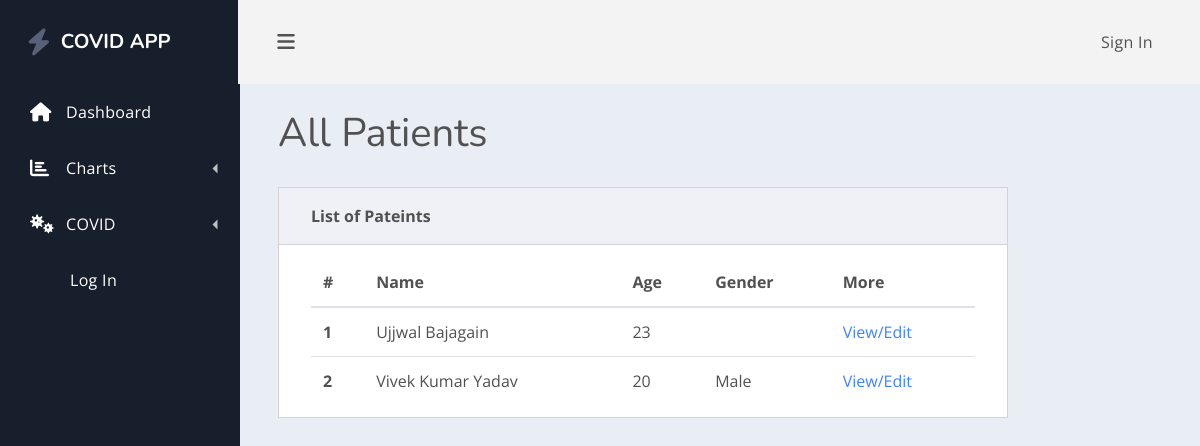
/listpatient/, run on an earlier commit of the app's database.
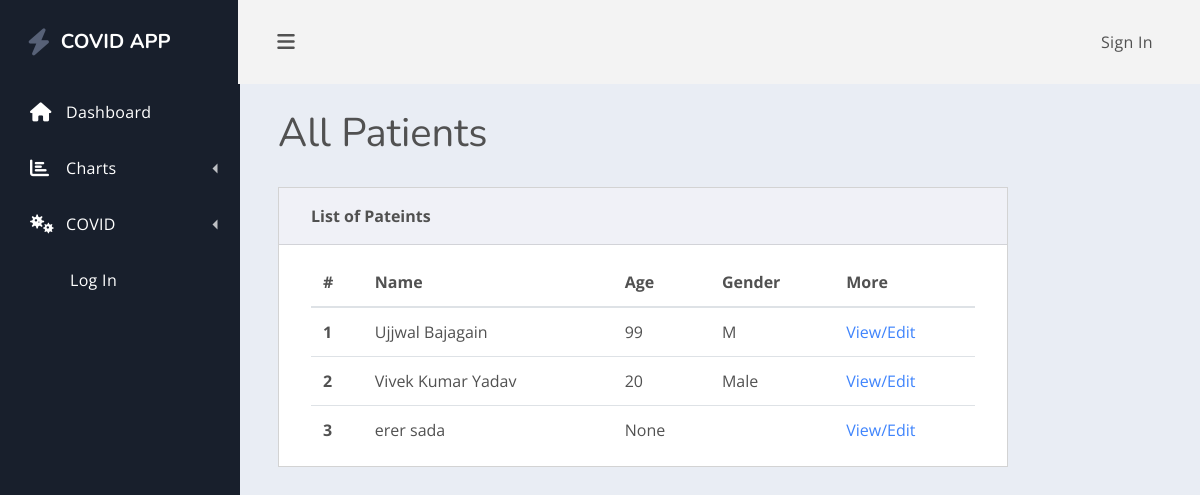
And on a later commit of the database.
### healthcare/models.py (models this page shows)
class Patient(models.Model):
    GENDER_CHOICES = [('M', 'Male'), ('F', 'Female'), ('O', 'Other'),('NA', 'I do not wish to say')]
    user = models.OneToOneField(User, null=True,blank=True, on_delete=models.CASCADE)
    first_Name = models.CharField(max_length= 200, null= True)
    last_Name = models.CharField(max_length= 200, null= True)
    phone = models.CharField(max_length= 200, null= True)
    email = models.CharField(max_length=200, null= True)
    address = models.CharField(max_length=500, null= True)
    date_created = models.DateField(auto_now_add = True)
    birth_date = models.DateTimeField(blank= True, null= True)
    age = models.DecimalField(decimal_places=0, max_digits=50, null=True)
    gender = models.CharField(max_length=2, choices=GENDER_CHOICES, blank= True)
    height = models.CharField(max_length=10, default='0.00 ft')
    weight = models.CharField(max_length=10, default='0.00 lbs')
    allergies = models.CharField(max_length=200, null=True)
    emergency_contact_name = models.CharField(max_length=200, null=True)
    emergency_contact_phone = models.CharField( max_length=200, null=True)
    emergency_contact_address = models.CharField(max_length=200, null=True)
    insurance_provider = models.CharField(max_length=200, null=True)
    def __str__(self):
        if (self.first_Name and self.last_Name):
            display = (self.first_Name + " " + self.last_Name)
        else:
            display = str(self.date_created)
        return display

### healthcare/views.py (the view)
# urls.py: path('listpatient/', views.listPatient, name="listPatient"),
def listPatient(request):
    patients = Patient.objects.all()
    context = {'patients': patients}
    return render(request, 'healthcare/listPatient.html', context)

### healthcare/templates/healthcare/listPatient.html
{% extends 'healthcare/main.html' %}
{% block content %}
    {% load myfilters %}
    <main class="dash-content">
        <div class="container-fluid">
            <h1 class="dash-title">All Patients</h1>
            <div class="row">
                <div class="col-lg-10">
                    <div class="card spur-card">
                        <div class="card-header">
                            <div class="spur-card-title">List of Pateints</div>
                        </div>
                        <div class="card-body ">
                            <table class="table table-hover table-in-card">
                                <thead>
                                <tr>
                                    <th scope="col">#</th>
                                    <th scope="col">Name</th>
                                    <th scope="col">Age</th>
                                    <th scope="col">Gender</th>
                                    <th scope="col">More</th>
                                </tr>
                                </thead>
                                <tbody>
                                {% for patient in patients %}
                                    <tr>
                                        <th scope="row"> {{ forloop.counter }}</th>
                                        <td>{{ patient }}</td>
                                        <td>
                                            {{ patient.age }}
                                        </td>
                                        <td>
                                            {{ patient.gender }}
                                        </td>
                                        <td>
                                            <a href=" {% url 'editPatient' patient.id %}" {{ patient.gender }}>View/Edit</a>
                                        </td>
                                    </tr>
                                {% endfor %}
                                </tbody>
                            </table>
                        </div>
                    </div>
                </div>
            </div>
        </div>
    </main>
{% endblock %}

What changed in the data, as far as the page shows it:
changed Patient "Ujjwal Bajagain": age "23" → "99"; gender (not shown) → "M"
added Patient: first_Name+last_Name "erer sada", age "None"
